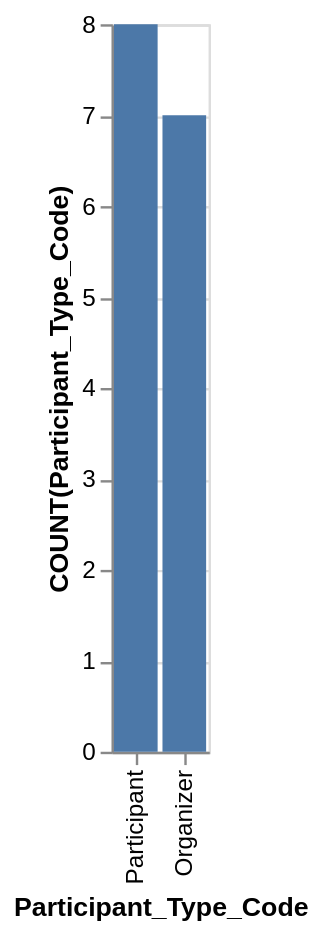

Vega-Lite specification stored for this chart:
### Vega-Lite specification from a JSON file in a GitHub repository (floating-point values rounded to 4 significant figures)
{"data": {"values": [{"x_data": "Participant", "y_data": 8}, {"x_data": "Organizer", "y_data": 7}]}, "mark": "bar", "encoding": {"x": {"field": "x_data", "type": "nominal", "title": "Participant_Type_Code", "sort": {"op": "sum", "field": "y_data", "order": "descending"}}, "y": {"field": "y_data", "type": "quantitative", "title": "COUNT(Participant_Type_Code)"}}}
